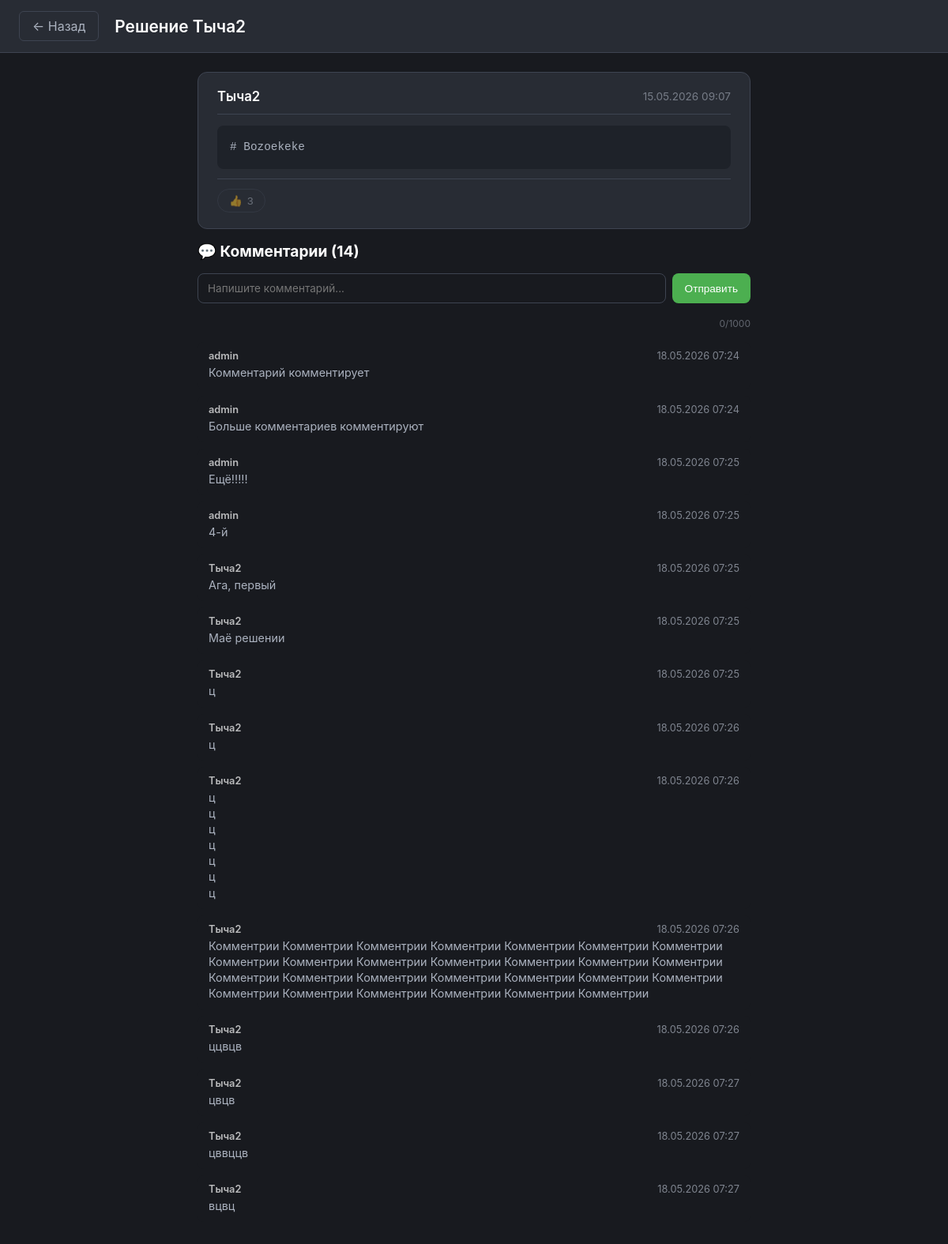
/task/solution/8/comments/, run on the app's committed database.
### task/models.py (models this page shows, shortened)
class PublishedSolution(models.Model):
    submission = models.ForeignKey(
        'Submission',
        on_delete=models.CASCADE,
        related_name='published',
        verbose_name='Решение'
    )
    author = models.ForeignKey(
        settings.AUTH_USER_MODEL,
        on_delete=models.CASCADE,
        related_name='published_solutions',
        verbose_name='Автор'
    )
    description = models.TextField(blank=True, default='', verbose_name='Описание решения')
    upvotes = models.IntegerField(default=0, verbose_name='Голоса')
    published_at = models.DateTimeField(auto_now_add=True, verbose_name='Дата публикации')
    class Meta:
        verbose_name = 'Опубликованное решение'
        verbose_name_plural = 'Опубликованные решения'
        db_table = 'published_solutions'

class Submission(models.Model):
    user = models.ForeignKey(
        settings.AUTH_USER_MODEL,
        on_delete=models.CASCADE,
        related_name='task_solutions',
        verbose_name="Пользователь"
    )
    task = models.ForeignKey(
        Task,
        on_delete=models.CASCADE,
        related_name='solutions',
        verbose_name="Задача"
    )
    status = models.ForeignKey(
        SubmissionStatus,
        on_delete=models.PROTECT,
        verbose_name="Статус"
    )
    code = models.TextField(verbose_name="Код решения")
    execution_time_ms = models.IntegerField(null=True, blank=True, verbose_name="Время выполнения")
    memory_used_kb = models.IntegerField(null=True, blank=True, verbose_name="Память (КБ)")
    solved_at = models.DateTimeField(auto_now_add=True, verbose_name="Дата решения")
    passed_tests = models.IntegerField(default=0, verbose_name="Пройдено тестов")
    total_tests = models.IntegerField(default=0, verbose_name="Всего тестов")
    class Meta:
        verbose_name = "Решение задачи"
        verbose_name_plural = "Решения задач"
        ordering = ['-solved_at']

class Comment(models.Model):
    user = models.ForeignKey(
        settings.AUTH_USER_MODEL,
        on_delete=models.CASCADE,
        related_name='comments',
        verbose_name='Автор'
    )
    task = models.ForeignKey(
        'Task',
        on_delete=models.CASCADE,
        null=True,
        blank=True,
        related_name='comments',
        verbose_name='Задача'
    )
    solution = models.ForeignKey(
        'PublishedSolution',
        on_delete=models.CASCADE,
        null=True,
        blank=True,
        related_name='comments',
        verbose_name='Решение'
    )
    content = models.TextField(verbose_name='Содержание')
    created_at = models.DateTimeField(auto_now_add=True, verbose_name='Дата')
    class Meta:
        verbose_name = 'Комментарий'
        verbose_name_plural = 'Комментарии'
        db_table = 'comments'

### users/models.py (models this page shows, shortened)
class User(AbstractUser):
    level = models.IntegerField(default=1, verbose_name='Уровень')
    experience_points = models.IntegerField(default=0, verbose_name='Очки опыта')
    created_at = models.DateTimeField(auto_now_add=True, verbose_name='Дата регистрации')
    groups = models.ManyToManyField(
        'auth.Group',
        related_name='custom_user_set',
        blank=True,
        help_text='Группы, к которым принадлежит пользователь.',
        verbose_name='Группы'
    )
    user_permissions = models.ManyToManyField(
        'auth.Permission',
        related_name='custom_user_permissions_set',
        blank=True,
        help_text='Права пользователя.',
        verbose_name='Права'
    )
    class Meta:
        verbose_name = 'Пользователь'
        verbose_name_plural = 'Пользователи'
        db_table = 'users'

### task/views.py (the view)
# urls.py: path('solution/<int:solution_pk>/comments/', views.solution_comments, name='solution_comments'),
def solution_comments(request, solution_pk):
    solution = get_object_or_404(PublishedSolution.objects.select_related(
        'author', 'submission__user', 'submission__task'
    ), pk=solution_pk)
    comments_list = Comment.objects.filter(solution=solution).select_related('user').order_by('created_at')
    paginator = Paginator(comments_list, 20)
    page_number = request.GET.get('page', 1)
    page_obj = paginator.get_page(page_number)
    voted = False
    if request.user.is_authenticated:
        voted = SolutionVote.objects.filter(user=request.user, solution=solution).exists()
    context = {
        'solution': solution,
        'comments': page_obj,
        'page_obj': page_obj,
        'voted': voted,
        'is_single_view': True,
    }
    return render(request, 'task/solution_detail.html', context)

### task/templates/task/solution_detail.html (shortened to what this page needs)
{% load static %}
<!DOCTYPE html>
<html lang="ru">
<head>
</head>
<body>
<div class="top-bar">
    <a href="javascript:history.back()" class="back-btn">← Назад</a>
    <span class="page-title">Решение {{ solution.author.username }}</span>
</div>
<div class="content-wrapper" id="scroll-container">
    <div class="content-container">
        <div class="solution-card">
            <div class="solution-header">
                <span class="solution-author">{{ solution.author.username }}</span>
                <span class="solution-date">{{ solution.published_at|date:"d.m.Y H:i" }}</span>
            </div>
            <pre class="solution-code">{{ solution.submission.code }}</pre>
            <div class="solution-footer">
                <button class="btn-vote {% if voted %}voted{% endif %}"
                        onclick="toggleVote({{ solution.id }}, this)"
                        {% if not user.is_authenticated %}disabled title="Войдите чтобы голосовать"{% endif %}>
                    👍 <span class="vote-count">{{ solution.upvotes }}</span>
                </button>
            </div>
        </div>
        <h3 class="section-title">💬 Комментарии ({{ page_obj.paginator.count }})</h3>
        <div class="comment-input-row">
            <textarea class="comment-input" id="comment-input"
                      placeholder="Напишите комментарий..." maxlength="1000"
                      rows="1"
                      oninput="autoResize(this); updateCharCounter()"></textarea>
            <button class="btn-send" onclick="addComment({{ solution.id }})">Отправить</button>
        </div>
        <div class="text-counter" id="char-counter">0/1000</div>
        <div id="comments-list">
            {% for comment in comments %}
            <div class="comment-item">
                <div class="comment-header">
                    <span class="comment-author">{{ comment.user.username }}</span>
                    <span>{{ comment.created_at|date:"d.m.Y H:i" }}</span>
                </div>
                <div class="comment-content">{{ comment.content|linebreaksbr }}</div>
            </div>
            {% empty %}
            <div class="empty-state">Нет комментариев. Будьте первым!</div>
            {% endfor %}
        </div>
    </div>
</div>
</body>
</html>

### task/templates/task/solution_detail.html (style rules this page uses)
:root { --bg-main: #181a1f; --bg-panel: #282c34; --text-main: #abb2bf; --text-heading: #ffffff; --accent: #4caf50; --border-color: #3e4451; --hover-bg: #2c313a; }
* { box-sizing: border-box; margin: 0; padding: 0; }
body { font-family: -apple-system, BlinkMacSystemFont, "Segoe UI", Roboto, Helvetica, Arial, sans-serif; background-color: var(--bg-main); color: var(--text-main); height: 100vh; display: flex; flex-direction: column; }
.top-bar { background-color: var(--bg-panel); border-bottom: 1px solid var(--border-color); padding: 14px 24px; display: flex; align-items: center; gap: 20px; flex-shrink: 0; }
.back-btn { background: none; border: 1px solid var(--border-color); color: var(--text-main); padding: 8px 16px; border-radius: 6px; cursor: pointer; font-size: 1rem; text-decoration: none; transition: border-color 0.2s, color 0.2s; }
.page-title { font-size: 1.3rem; font-weight: 600; color: var(--text-heading); }
.content-wrapper { flex: 1; overflow-y: auto; padding: 24px; }
.content-container { max-width: 700px; margin: 0 auto; display: flex; flex-direction: column; gap: 16px; }
.solution-card { background-color: var(--bg-panel); border: 1px solid var(--border-color); border-radius: 12px; padding: 20px 24px; }
.solution-header { display: flex; justify-content: space-between; align-items: center; margin-bottom: 14px; padding-bottom: 12px; border-bottom: 1px solid var(--border-color); }
.solution-author { font-weight: 600; color: var(--text-heading); font-size: 1.05rem; }
.solution-date { font-size: 0.85rem; opacity: 0.6; }
.solution-code { background: #1e2229; padding: 16px; border-radius: 8px; font-family: 'JetBrains Mono', 'Courier New', monospace; font-size: 0.9rem; line-height: 1.6; white-space: pre-wrap; word-break: break-word; text-align: left; margin: 0; max-height: none; overflow: visible; }
.solution-footer { display: flex; justify-content: space-between; align-items: center; margin-top: 12px; padding-top: 12px; border-top: 1px solid var(--border-color); }
.btn-vote { background: transparent; border: 1px solid var(--border-color); color: var(--text-main); padding: 6px 14px; border-radius: 20px; cursor: pointer; font-size: 0.85rem; display: inline-flex; align-items: center; gap: 6px; transition: all 0.2s; }
.btn-vote:disabled { opacity: 0.5; cursor: not-allowed; }
.section-title { color: var(--text-heading); font-size: 1.2rem; margin: 0; }
.comment-input-row { display: flex; gap: 8px; }
.comment-input { flex: 1; background: var(--bg-main); border: 1px solid var(--border-color); border-radius: 8px; padding: 8px 12px; color: var(--text-main); font-family: inherit; font-size: 0.85rem; resize: none; min-height: 36px; max-height: 120px; overflow-y: auto; line-height: 1.5; }
.btn-send { background: var(--accent); color: #fff; border: none; padding: 8px 16px; border-radius: 8px; cursor: pointer; font-size: 0.85rem; white-space: nowrap; transition: opacity 0.2s; }
.text-counter { font-size: 0.75rem; opacity: 0.5; text-align: right; margin-top: 2px; }
.comment-item { background: var(--bg-main); border-radius: 8px; padding: 10px 14px; margin-bottom: 8px; }
.comment-header { display: flex; justify-content: space-between; margin-bottom: 4px; font-size: 0.8rem; opacity: 0.7; }
.comment-author { font-weight: 600; color: var(--text-heading); }
.comment-content { font-size: 0.9rem; line-height: 1.4; white-space: pre-wrap; word-break: break-word; }

### data on the page
PublishedSolution: author.username "Тыча2", published_at "15.05.2026 09:07", submission.code "# Bozoekeke", upvotes "3"
Comment: user.username "admin", created_at "18.05.2026 07:24", content "Комментарий комментирует"
Comment: user.username "admin", created_at "18.05.2026 07:24", content "Больше комментариев комментируют"
Comment: user.username "admin", created_at "18.05.2026 07:25", content "Ещё!!!!!"
Comment: user.username "admin", created_at "18.05.2026 07:25", content "4-й"
Comment: user.username "Тыча2", created_at "18.05.2026 07:25", content "Ага, первый"
Comment: user.username "Тыча2", created_at "18.05.2026 07:25", content "Маё решении"
Comment: user.username "Тыча2", created_at "18.05.2026 07:25", content "ц"
Comment: user.username "Тыча2", created_at "18.05.2026 07:26", content "ц"
Comment: user.username "Тыча2", created_at "18.05.2026 07:26", content "ц ц ц ц ц ц ц"
Comment: user.username "Тыча2", created_at "18.05.2026 07:26", content "Комментрии Комментрии Комментрии Комментрии Комментрии Комментрии Комментрии Комментрии Комментрии Комментрии Комментрии Комментрии Комментрии Комментрии Комментрии Комментрии Комментрии Комментрии Комментрии Комментрии Комментрии Комментрии Комментрии Комментрии Комментрии Комментрии Комментрии"
Comment: user.username "Тыча2", created_at "18.05.2026 07:26", content "ццвцв"
Comment: user.username "Тыча2", created_at "18.05.2026 07:27", content "цвцв"
Comment: user.username "Тыча2", created_at "18.05.2026 07:27", content "цввццв"
Comment: user.username "Тыча2", created_at "18.05.2026 07:27", content "вцвц"

### other printed values
{{ page_obj.paginator.count }} "14"
